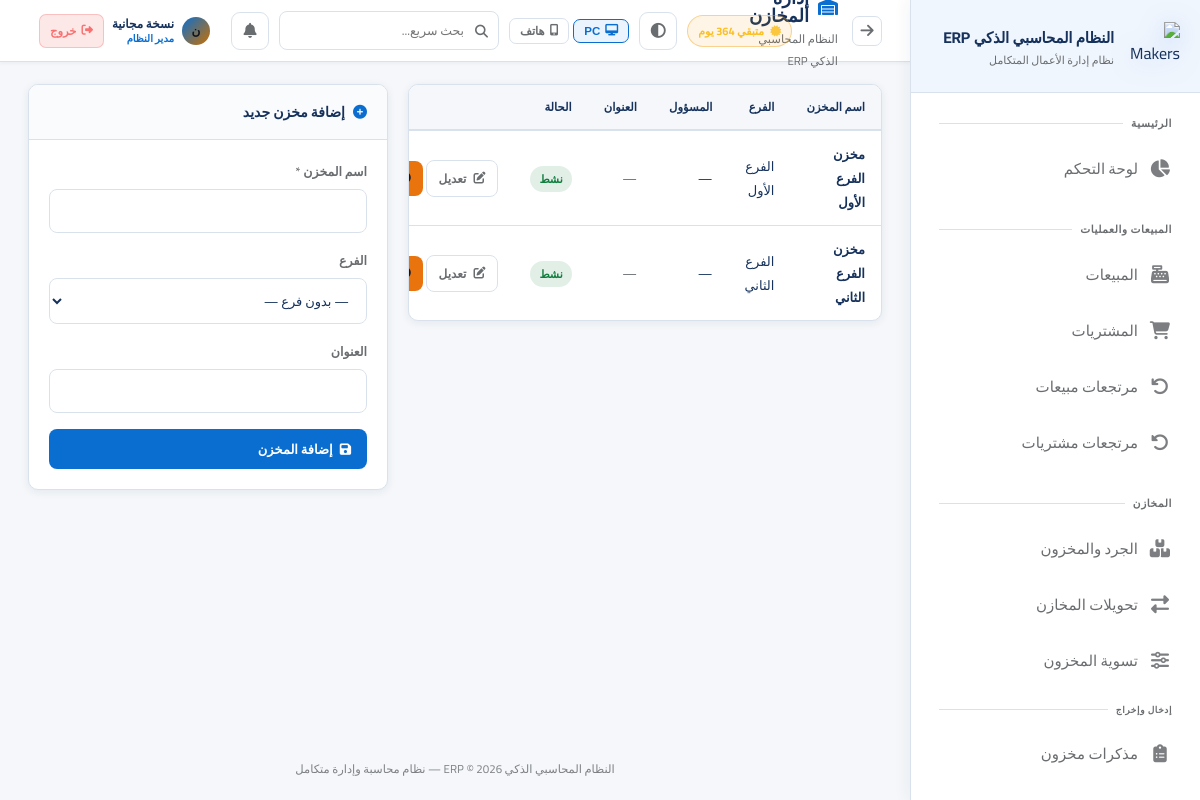
Screenshot of /settings/warehouses (signed in) with the database file from the repository.
### app.py (models this page shows, shortened)
class AppSetting(db.Model):
    id = db.Column(db.Integer, primary_key=True)
    key = db.Column(db.String(80), unique=True, nullable=False)
    value = db.Column(db.Text)

class User(UserMixin, db.Model):
    id = db.Column(db.Integer, primary_key=True)
    username = db.Column(db.String(80), unique=True, nullable=False)
    password_hash = db.Column(db.String(256))
    full_name = db.Column(db.String(120))
    role = db.Column(db.String(20), default='user')  # developer, admin, manager, user
    branch_id = db.Column(db.Integer, db.ForeignKey('branch.id'))
    is_active = db.Column(db.Boolean, default=True)
    created_at = db.Column(db.DateTime, default=datetime.utcnow)
    last_seen = db.Column(db.DateTime, nullable=True)
    last_ip = db.Column(db.String(64), nullable=True)
    last_user_agent = db.Column(db.String(256), nullable=True)
    permissions = db.Column(db.Text)  # JSON list of permission keys; empty = استخدام صلاحيات الدور

class Warehouse(db.Model):
    id = db.Column(db.Integer, primary_key=True)
    name = db.Column(db.String(100), nullable=False)
    branch_id = db.Column(db.Integer, db.ForeignKey('branch.id'))
    manager_id = db.Column(db.Integer, db.ForeignKey('user.id'))
    address = db.Column(db.String(200))
    is_active = db.Column(db.Boolean, default=True)
    manager = db.relationship('User', foreign_keys=[manager_id])

class Branch(db.Model):
    id = db.Column(db.Integer, primary_key=True)
    name = db.Column(db.String(100), nullable=False)
    address = db.Column(db.String(200))
    phone = db.Column(db.String(20))
    is_active = db.Column(db.Boolean, default=True)
    users = db.relationship('User', backref='branch', lazy=True)
    warehouses = db.relationship('Warehouse', backref='branch', lazy=True)

### app.py (the view)
@app.route('/settings/warehouses')
@login_required
@admin_required
def warehouses():
    warehouses = Warehouse.query.all()
    branches = Branch.query.filter_by(is_active=True).all()
    purge_ok = {wh.id: (not warehouse_has_operations(wh.id)) for wh in warehouses}
    return render_template('warehouses.html', warehouses=warehouses, branches=branches, purge_ok=purge_ok)

### templates/warehouses.html (shortened to what this page needs)
{% extends 'base.html' %}
{% set block_icon = 'fas fa-warehouse' %}
{% block content %}
<div style="display:grid;grid-template-columns:1fr 360px;gap:20px;align-items:start;" class="wh-page-grid">
<div class="card"><div class="table-container"><table>
    <thead><tr><th>اسم المخزن</th><th>الفرع</th><th>المسؤول</th><th>العنوان</th><th>الحالة</th><th style="width:200px;"></th></tr></thead>
    <tbody>
        {% for wh in warehouses %}
        <tr>
            <td style="font-weight:700;">{{ wh.name }}</td>
            <td>{{ wh.branch.name if wh.branch else '—' }}</td>
            <td>{{ wh.manager.full_name if wh.manager else '—' }}</td>
            <td style="color:var(--text-muted);">{{ wh.address or '—' }}</td>
            <td><span class="badge {{ 'badge-success' if wh.is_active else 'badge-secondary' }}">{{ 'نشط' if wh.is_active else 'موقوف' }}</span></td>
            <td style="white-space:nowrap;">
                <a href="{{ url_for('edit_warehouse', id=wh.id) }}" class="btn btn-sm btn-outline"><i class="fas fa-edit"></i> تعديل</a>
                {% if wh.is_active and can('record_delete') %}
                <form method="POST" action="{{ url_for('delete_warehouse', id=wh.id) }}" style="display:inline;" onsubmit="return confirm('إيقاف هذا المخزن؟ يمكن إعادة تفعيله لاحقاً.');">
                    <button type="submit" class="btn btn-sm btn-warning"> إيقاف</button>
                </form>
                {% endif %}
            </td>
        </tr>
        {% else %}
        <tr><td colspan="6"><div class="empty-state"><i class="fas fa-warehouse"></i><h3>لا توجد مخازن</h3></div></td></tr>
        {% endfor %}
    </tbody>
</table></div></div>
<div class="card">
    <div class="card-header"><div class="card-title"><i class="fas fa-plus-circle"></i> إضافة مخزن جديد</div></div>
    <div class="card-body">
        <form method="POST" action="{{ url_for('add_warehouse') }}">
            <div class="form-group"><label class="form-label">اسم المخزن *</label><input type="text" name="name" class="form-control" required></div>
            <div class="form-group">
                <label class="form-label">الفرع</label>
                <select name="branch_id" class="form-control">
                    <option value="">— بدون فرع —</option>
                </select>
            </div>
            <div class="form-group"><label class="form-label">العنوان</label><input type="text" name="address" class="form-control"></div>
            <button type="submit" class="btn btn-primary" style="width:100%;"><i class="fas fa-save"></i> إضافة المخزن</button>
        </form>
    </div>
</div>
</div>
{% endblock %}

### templates/base.html (shortened to what this page needs)
<!DOCTYPE html>
<html lang="ar" dir="rtl" data-theme="fiori" data-layout-default="{{ layout_max_width | default('1400px') }}">
<head>
    <link rel="stylesheet" href="https://cdnjs.cloudflare.com/ajax/libs/font-awesome/6.5.0/css/all.min.css">
    <link rel="stylesheet" href="{{ url_for('static', filename='css/style.css') }}">
</head>
<body>
<aside class="sidebar sidebar-enterprise" id="sidebar">
    <div class="sidebar-logo">
        <div class="logo-icon">
            <img src="{{ url_for('static', filename='img/logo-makers-erp-3d.png') }}" alt="Makers ERP">
        </div>
        <div class="logo-text">
            <div class="name">{{ app_brand_title | default('النظام المحاسبي الذكي ERP') }}</div>
            <div class="sub">نظام إدارة الأعمال المتكامل</div>
        </div>
    </div>
    <nav class="sidebar-nav" id="sidebarNav" style="display:flex;flex-direction:column;padding-bottom:8px;">
        <div class="nav-section">
            <div class="nav-label">الرئيسية</div>
            {% if can('dashboard') %}
            <a href="{{ url_for('dashboard') }}" class="nav-link {% if request.endpoint=='dashboard' %}active{% endif %}">
                <i class="fas fa-chart-pie"></i><span class="label">لوحة التحكم</span>
            </a>
            {% endif %}
        </div>
        {% if can('sales') or can('purchases') or can('returns') %}
        <div class="nav-section">
            <div class="nav-label">المبيعات والعمليات</div>
            {% if can('sales') %}
            <a href="{{ url_for('sales') }}" class="nav-link {% if 'sale' in (request.endpoint or '') and 'return' not in (request.endpoint or '') and 'report' not in (request.endpoint or '') %}active{% endif %}">
                <i class="fas fa-cash-register"></i><span class="label">المبيعات</span>
            </a>
            {% endif %}
            {% if can('purchases') %}
            <a href="{{ url_for('purchases') }}" class="nav-link {% if 'purchase' in (request.endpoint or '') and 'return' not in (request.endpoint or '') and 'report' not in (request.endpoint or '') %}active{% endif %}">
                <i class="fas fa-shopping-cart"></i><span class="label">المشتريات</span>
            </a>
            {% endif %}
            {% if can('returns') %}
            <a href="{{ url_for('sale_returns') }}" class="nav-link {% if request.endpoint in ['sale_returns','new_sale_return'] %}active{% endif %}">
                <i class="fas fa-undo"></i><span class="label">مرتجعات مبيعات</span>
            </a>
            <a href="{{ url_for('purchase_returns') }}" class="nav-link {% if request.endpoint in ['purchase_returns','new_purchase_return'] %}active{% endif %}">
                <i class="fas fa-undo-alt"></i><span class="label">مرتجعات مشتريات</span>
            </a>
            {% endif %}
        </div>
        {% endif %}
        {% if can('inventory') or can('transfers') or can('adjust_stock') %}
        <div class="nav-section">
            <div class="nav-label">المخازن</div>
            {% if can('inventory') %}
            <a href="{{ url_for('inventory') }}" class="nav-link {% if request.endpoint=='inventory' %}active{% endif %}">
                <i class="fas fa-boxes"></i><span class="label">الجرد والمخزون</span>
            </a>
            {% endif %}
            {% if can('transfers') %}
            <a href="{{ url_for('transfers') }}" class="nav-link {% if 'transfer' in (request.endpoint or '') %}active{% endif %}">
                <i class="fas fa-exchange-alt"></i><span class="label">تحويلات المخازن</span>
            </a>
            {% endif %}
            {% if can('adjust_stock') %}
            <a href="{{ url_for('adjust_stock') }}" class="nav-link {% if request.endpoint=='adjust_stock' %}active{% endif %}">
                <i class="fas fa-sliders-h"></i><span class="label">تسوية المخزون</span>
            </a>
            {% endif %}
            {% if can('inventory') %}
            <div class="nav-label" style="padding-top:10px;font-size:9px;">إدخال وإخراج</div>
            <a href="{{ url_for('inventory_memos_list') }}" class="nav-link ">
                <i class="fas fa-clipboard-list"></i><span class="label">مذكرات مخزون</span>
            </a>
            {% endif %}
        </div>
        {% endif %}
        {% if can('customers') or can('suppliers') or can('employees') %}
        <div class="nav-section">
        </div>
        {% endif %}
    </nav>
</aside>
<main class="main-content">
    <div class="topbar">
        <div style="display:flex;align-items:center;gap:14px;">
            <button type="button" onclick="history.back()" class="icon-btn" title="رجوع" style="font-size:15px;flex-shrink:0;"><i class="fas fa-arrow-right"></i></button>
            <div>
                <div class="page-title"><i class="{{ block_icon | default('fas fa-home') }}"></i>{% block page_title %}الرئيسية{% endblock %}</div>
                <div class="breadcrumb">{% block breadcrumb %}{{ app_brand_title }}{% endblock %}</div>
            </div>
        </div>
        <div class="topbar-right">
            {% if subscription_status %}
            <span class="sub-pill {% if subscription_status.kind in ('developer','permanent') %}ok{% elif subscription_status.kind in ('expired','none') %}bad{% else %}warn{% endif %}" title="حالة الاشتراك / الترخيص">
                <i class="fas fa-certificate" style="margin-left:6px;opacity:.85;"></i>{{ subscription_status.line }}
            </span>
            {% endif %}
            <button type="button" class="theme-toggle" onclick="erpToggleTheme()" title="تبديل الثيم (Fiori / فاتح / داكن)"><i class="fas fa-adjust"></i></button>
            <div class="erp-device-layout-tools" style="display:flex;align-items:center;gap:4px;flex-shrink:0;" title="وضع العرض — يُحفظ على هذا الجهاز فقط">
                <button type="button" id="btnLayoutPC" onclick="erpSetLayout('pc')" title="عرض PC"
                    style="display:flex;align-items:center;gap:5px;padding:5px 10px;border-radius:7px;font-size:11.5px;font-weight:700;
                           border:1px solid var(--border);background:transparent;color:var(--text-muted);cursor:pointer;transition:all .18s;">
                    <i class="fas fa-desktop"></i> PC
                </button>
                <button type="button" id="btnLayoutPhone" onclick="erpSetLayout('phone')" title="عرض هاتف"
                    style="display:flex;align-items:center;gap:5px;padding:5px 10px;border-radius:7px;font-size:11.5px;font-weight:700;
                           border:1px solid var(--border);background:transparent;color:var(--text-muted);cursor:pointer;transition:all .18s;">
                    <i class="fas fa-mobile-alt"></i> هاتف
                </button>
            </div>
            <div style="position:relative;" id="globalSearchWrapper">
                <div style="position:relative;">
                    <i class="fas fa-search" style="position:absolute;right:11px;top:50%;transform:translateY(-50%);color:var(--text-muted);font-size:13px;pointer-events:none;"></i>
                    <input type="text" id="globalSearchInput" placeholder="بحث سريع..." autocomplete="off"
                        style="width:220px;padding:7px 34px 7px 12px;background:rgba(255,255,255,.04);border:1px solid var(--border);
                               border-radius:8px;color:var(--text);font-family:Cairo,sans-serif;font-size:12.5px;transition:all .2s;"
                        onfocus="this.style.borderColor='var(--accent)';this.style.width='280px'"
                        onblur="setTimeout(()=>{this.style.borderColor='';this.style.width='220px';closeGlobalSearch()},200)">
                </div>
            </div>
            <div style="position:relative;" id="notifWrapper">
                <button class="notif-btn" onclick="toggleNotif()" title="الإشعارات">
                    <i class="fas fa-bell"></i>
                </button>
            </div>
            <div style="display:flex;align-items:center;gap:8px;padding:4px 10px;border-radius:10px;
                        background:rgba(255,255,255,.05);border:1px solid rgba(255,255,255,.09);
                        backdrop-filter:blur(12px);-webkit-backdrop-filter:blur(12px);flex-shrink:0;">
                <div style="width:28px;height:28px;border-radius:50%;background:linear-gradient(135deg,var(--accent),#c97000);
                            display:flex;align-items:center;justify-content:center;font-size:12px;font-weight:800;color:#0f1422;flex-shrink:0;">
                    {{ (current_user.full_name or current_user.username)[0] }}
                </div>
                <div style="line-height:1.3;min-width:0;">
                    <div style="font-size:12px;font-weight:700;color:var(--text);white-space:nowrap;overflow:hidden;text-overflow:ellipsis;max-width:100px;">
                        {{ current_user.full_name or current_user.username }}
                    </div>
                    <div style="font-size:10px;color:var(--accent);font-weight:600;">
                        {% if current_user.role=='developer' %}مطوّر النظام
                        {% elif current_user.role=='admin' %}مدير النظام
                        {% elif current_user.role=='manager' %}مشرف
                        {% else %}مستخدم{% endif %}
                    </div>
                </div>
                <a href="{{ url_for('logout') }}" title="تسجيل الخروج"
                   style="display:flex;align-items:center;gap:5px;padding:5px 10px;border-radius:7px;
                          background:rgba(239,68,68,.12);border:1px solid rgba(239,68,68,.25);
                          color:#f87171;font-size:11.5px;font-weight:700;text-decoration:none;white-space:nowrap;
                          transition:all .18s;flex-shrink:0;"
                   onmouseover="this.style.background='rgba(239,68,68,.22)';this.style.borderColor='rgba(239,68,68,.5)'"
                   onmouseout="this.style.background='rgba(239,68,68,.12)';this.style.borderColor='rgba(239,68,68,.25)'">
                    <i class="fas fa-sign-out-alt"></i> خروج
                </a>
            </div>
        </div>
    </div>
    <div class="content fade-in">
        {% block content %}{% endblock %}
    </div>
    <div class="app-footer-note">{{ app_brand_title }} © 2026 — نظام محاسبة وإدارة متكامل</div>
</main>
</body>
</html>

### rows the page displays
AppSetting: value "النظام المحاسبي الذكي ERP"
User: full_name "ن", full_name "نسخة مجانية"
Warehouse: name "مخزن الفرع الأول", branch "الفرع الأول", manager "—", address "—", is_active "نشط"
Warehouse: name "مخزن الفرع الثاني", branch "الفرع الثاني", manager "—", address "—", is_active "نشط"

### other values shown
{{ subscription_status.line }} "متبقي 364 يوم"
